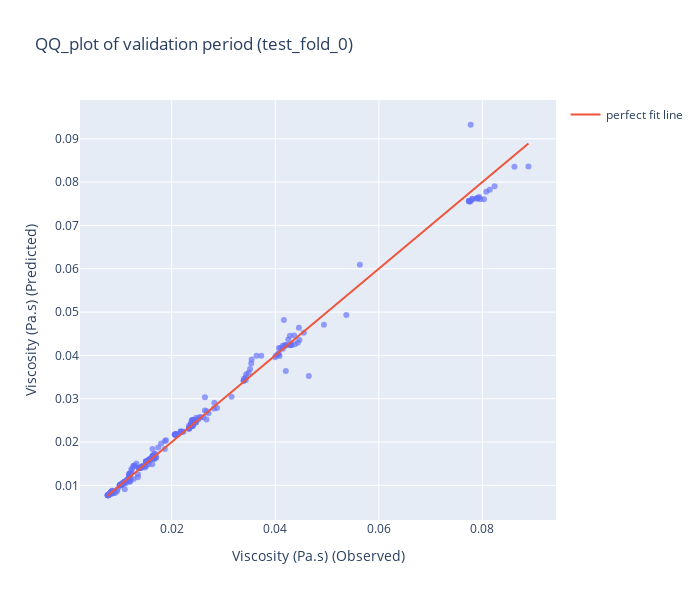
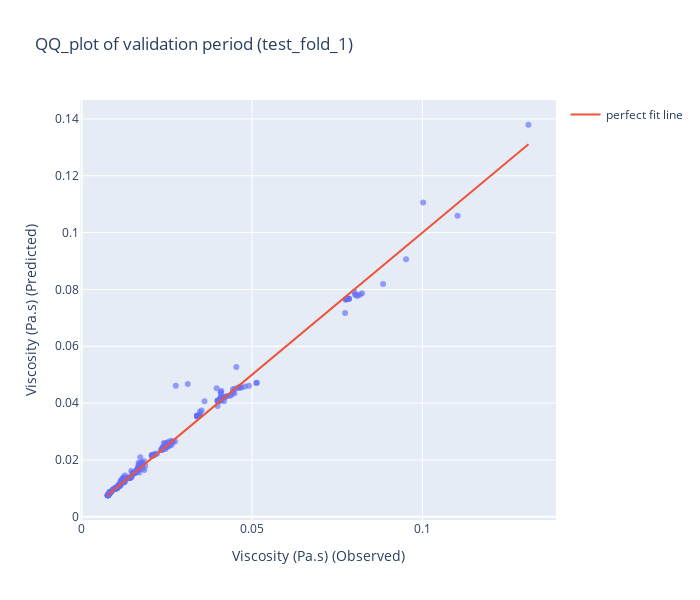
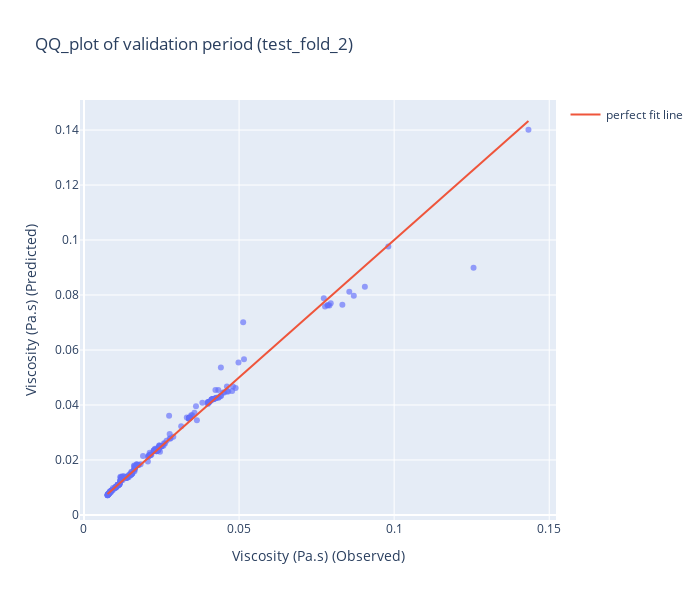
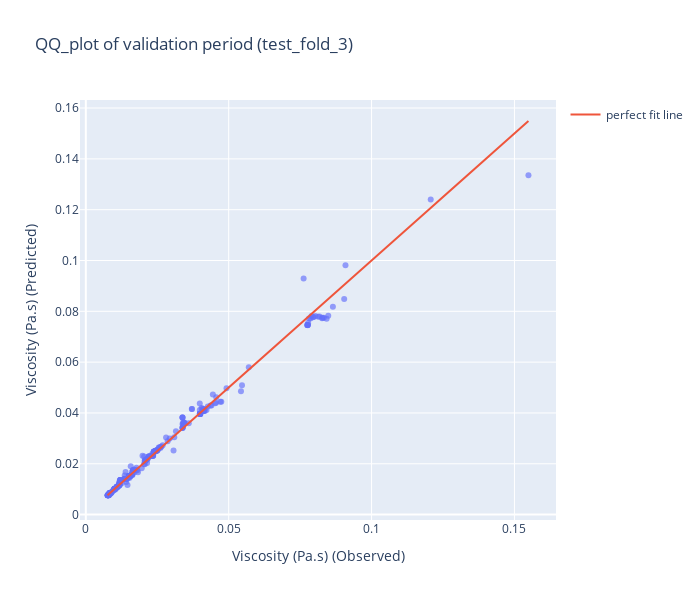

Here is the notebook cell these charts were saved with, in order:
### Markdown cell above
## Validation scores

### Code cell
for temp in temp_values:
    config = {
        "toImageButtonOptions": {
            "scale": 6,  # Multiply title/legend/axis/canvas sizes by this factor
        }
    }
    graph_perf[temp]["validation_scores"].update_layout(width=700, height=600).show(config=config)

### Figure 1 — Plotly figure (JSON) as saved in the notebook; plotly's stock layout.template omitted (floating-point values rounded to 4 significant figures; data arrays with more than 128 entries replaced by an {"elided": "..."} marker saying what was removed)
{"data": [{"customdata": {"elided": "258x3 float values"}, "hovertemplate": "Viscosity (Pa.s) (Observed)=%{x}<br>Viscosity (Pa.s) (Predicted)=%{y}<br>Shear rate (1/s)=%{customdata[0]}<br>Temperature (°C)=%{customdata[1]}<br>Liquid density (20°C)=%{customdata[2]}<extra></extra>", "legendgroup": "", "marker": {"color": "#636efa", "opacity": 0.65, "symbol": "circle"}, "mode": "markers", "name": "", "orientation": "v", "showlegend": false, "type": "scatter", "x": {"elided": "258 float values"}, "xaxis": "x", "y": {"elided": "258 float values"}, "yaxis": "y"}, {"mode": "lines", "name": "perfect fit line", "type": "scatter", "x": [0.007618, 0.0889], "y": [0.007618, 0.0889]}], "layout": {"height": 600, "legend": {"tracegroupgap": 0}, "title": {"text": "QQ_plot of validation period (test_fold_0)"}, "width": 700, "xaxis": {"anchor": "y", "domain": [0, 1], "title": {"text": "Viscosity (Pa.s) (Observed)"}}, "yaxis": {"anchor": "x", "domain": [0, 1], "title": {"text": "Viscosity (Pa.s) (Predicted)"}}}}

### Figure 2 — Plotly figure (JSON) as saved in the notebook; plotly's stock layout.template omitted (floating-point values rounded to 4 significant figures; data arrays with more than 128 entries replaced by an {"elided": "..."} marker saying what was removed)
{"data": [{"customdata": {"elided": "258x3 float values"}, "hovertemplate": "Viscosity (Pa.s) (Observed)=%{x}<br>Viscosity (Pa.s) (Predicted)=%{y}<br>Shear rate (1/s)=%{customdata[0]}<br>Temperature (°C)=%{customdata[1]}<br>Liquid density (20°C)=%{customdata[2]}<extra></extra>", "legendgroup": "", "marker": {"color": "#636efa", "opacity": 0.65, "symbol": "circle"}, "mode": "markers", "name": "", "orientation": "v", "showlegend": false, "type": "scatter", "x": {"elided": "258 float values"}, "xaxis": "x", "y": {"elided": "258 float values"}, "yaxis": "y"}, {"mode": "lines", "name": "perfect fit line", "type": "scatter", "x": [0.00763, 0.1311], "y": [0.00763, 0.1311]}], "layout": {"height": 600, "legend": {"tracegroupgap": 0}, "title": {"text": "QQ_plot of validation period (test_fold_1)"}, "width": 700, "xaxis": {"anchor": "y", "domain": [0, 1], "title": {"text": "Viscosity (Pa.s) (Observed)"}}, "yaxis": {"anchor": "x", "domain": [0, 1], "title": {"text": "Viscosity (Pa.s) (Predicted)"}}}}

### Figure 3 — Plotly figure (JSON) as saved in the notebook; plotly's stock layout.template omitted (floating-point values rounded to 4 significant figures; data arrays with more than 128 entries replaced by an {"elided": "..."} marker saying what was removed)
{"data": [{"customdata": {"elided": "258x3 float values"}, "hovertemplate": "Viscosity (Pa.s) (Observed)=%{x}<br>Viscosity (Pa.s) (Predicted)=%{y}<br>Shear rate (1/s)=%{customdata[0]}<br>Temperature (°C)=%{customdata[1]}<br>Liquid density (20°C)=%{customdata[2]}<extra></extra>", "legendgroup": "", "marker": {"color": "#636efa", "opacity": 0.65, "symbol": "circle"}, "mode": "markers", "name": "", "orientation": "v", "showlegend": false, "type": "scatter", "x": {"elided": "258 float values"}, "xaxis": "x", "y": {"elided": "258 float values"}, "yaxis": "y"}, {"mode": "lines", "name": "perfect fit line", "type": "scatter", "x": [0.007595, 0.1433], "y": [0.007595, 0.1433]}], "layout": {"height": 600, "legend": {"tracegroupgap": 0}, "title": {"text": "QQ_plot of validation period (test_fold_2)"}, "width": 700, "xaxis": {"anchor": "y", "domain": [0, 1], "title": {"text": "Viscosity (Pa.s) (Observed)"}}, "yaxis": {"anchor": "x", "domain": [0, 1], "title": {"text": "Viscosity (Pa.s) (Predicted)"}}}}

### Figure 4 — Plotly figure (JSON) as saved in the notebook; plotly's stock layout.template omitted (floating-point values rounded to 4 significant figures; data arrays with more than 128 entries replaced by an {"elided": "..."} marker saying what was removed)
{"data": [{"customdata": {"elided": "258x3 float values"}, "hovertemplate": "Viscosity (Pa.s) (Observed)=%{x}<br>Viscosity (Pa.s) (Predicted)=%{y}<br>Shear rate (1/s)=%{customdata[0]}<br>Temperature (°C)=%{customdata[1]}<br>Liquid density (20°C)=%{customdata[2]}<extra></extra>", "legendgroup": "", "marker": {"color": "#636efa", "opacity": 0.65, "symbol": "circle"}, "mode": "markers", "name": "", "orientation": "v", "showlegend": false, "type": "scatter", "x": {"elided": "258 float values"}, "xaxis": "x", "y": {"elided": "258 float values"}, "yaxis": "y"}, {"mode": "lines", "name": "perfect fit line", "type": "scatter", "x": [0.007609, 0.1549], "y": [0.007609, 0.1549]}], "layout": {"height": 600, "legend": {"tracegroupgap": 0}, "title": {"text": "QQ_plot of validation period (test_fold_3)"}, "width": 700, "xaxis": {"anchor": "y", "domain": [0, 1], "title": {"text": "Viscosity (Pa.s) (Observed)"}}, "yaxis": {"anchor": "x", "domain": [0, 1], "title": {"text": "Viscosity (Pa.s) (Predicted)"}}}}
